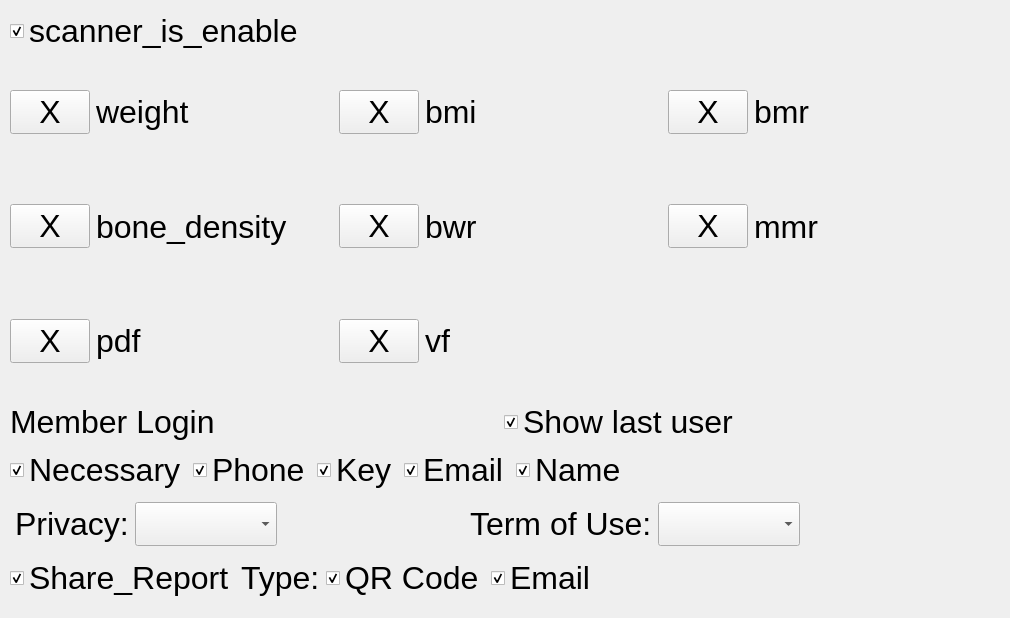
   <widget class="QWidget" name="tabSBS">
    <attribute name="title">
     <string>SBS</string>
    </attribute>
    <widget class="QWidget" name="verticalLayoutWidget_4">
     <property name="geometry">
      <rect>
       <x>0</x>
       <y>0</y>
       <width>1001</width>
       <height>609</height>
      </rect>
     </property>
     <layout class="QVBoxLayout" name="verticalLayout_3" stretch="0,0,0,0,0,0,0,0">
      <property name="leftMargin">
       <number>10</number>
      </property>
      <property name="topMargin">
       <number>10</number>
      </property>
      <property name="rightMargin">
       <number>10</number>
      </property>
      <property name="bottomMargin">
       <number>10</number>
      </property>
      <item>
       <layout class="QHBoxLayout" name="horizontalLayout_70">
        <item>
         <widget class="QCheckBox" name="chkSBSScanner">
          <property name="font">
           <font>
            <family>Tahoma</family>
            <pointsize>24</pointsize>
           </font>
          </property>
          <property name="text">
           <string>scanner_is_enable</string>
          </property>
          <property name="checked">
           <bool>true</bool>
          </property>
         </widget>
        </item>
       </layout>
      </item>
      <item>
       <layout class="QHBoxLayout" name="horizontalLayout_31" stretch="0,2,0,2,0,2">
        <item>
         <widget class="QPushButton" name="btnWeight">
          <property name="font">
           <font>
            <family>Tahoma</family>
            <pointsize>24</pointsize>
           </font>
          </property>
          <property name="text">
           <string>X</string>
          </property>
          <property name="autoDefault">
           <bool>false</bool>
          </property>
          <property name="flat">
           <bool>false</bool>
          </property>
         </widget>
        </item>
        <item>
         <widget class="QLabel" name="label_45">
          <property name="font">
           <font>
            <family>Tahoma</family>
            <pointsize>24</pointsize>
           </font>
          </property>
          <property name="text">
           <string>weight</string>
          </property>
         </widget>
        </item>
        <item>
         <widget class="QPushButton" name="btnBmi">
          <property name="font">
           <font>
            <family>Tahoma</family>
            <pointsize>24</pointsize>
           </font>
          </property>
          <property name="text">
           <string>X</string>
          </property>
          <property name="autoDefault">
           <bool>false</bool>
          </property>
          <property name="flat">
           <bool>false</bool>
          </property>
         </widget>
        </item>
        <item>
         <widget class="QLabel" name="label_46">
          <property name="font">
           <font>
            <family>Tahoma</family>
            <pointsize>24</pointsize>
           </font>
          </property>
          <property name="text">
           <string>bmi</string>
          </property>
         </widget>
        </item>
        <item>
         <widget class="QPushButton" name="btnBmr">
          <property name="font">
           <font>
            <family>Tahoma</family>
            <pointsize>24</pointsize>
           </font>
          </property>
          <property name="text">
           <string>X</string>
          </property>
          <property name="autoDefault">
           <bool>false</bool>
          </property>
          <property name="flat">
           <bool>false</bool>
          </property>
         </widget>
        </item>
        <item>
         <widget class="QLabel" name="label_47">
          <property name="font">
           <font>
            <family>Tahoma</family>
            <pointsize>24</pointsize>
           </font>
          </property>
          <property name="text">
           <string>bmr</string>
          </property>
         </widget>
        </item>
       </layout>
      </item>
      <item>
       <layout class="QHBoxLayout" name="horizontalLayout_27" stretch="0,2,0,2,0,2">
        <item>
         <widget class="QPushButton" name="btnBone_density">
          <property name="font">
           <font>
            <family>Tahoma</family>
            <pointsize>24</pointsize>
           </font>
          </property>
          <property name="text">
           <string>X</string>
          </property>
          <property name="autoDefault">
           <bool>false</bool>
          </property>
          <property name="flat">
           <bool>false</bool>
          </property>
         </widget>
        </item>
        <item>
         <widget class="QLabel" name="lblTexture_6">
          <property name="font">
           <font>
            <family>Tahoma</family>
            <pointsize>24</pointsize>
           </font>
          </property>
          <property name="text">
           <string>bone_density</string>
          </property>
         </widget>
        </item>
        <item>
         <widget class="QPushButton" name="btnBwr">
          <property name="font">
           <font>
            <family>Tahoma</family>
            <pointsize>24</pointsize>
           </font>
          </property>
          <property name="text">
           <string>X</string>
          </property>
          <property name="autoDefault">
           <bool>false</bool>
          </property>
          <property name="flat">
           <bool>false</bool>
          </property>
         </widget>
        </item>
        <item>
         <widget class="QLabel" name="label_43">
          <property name="font">
           <font>
            <family>Tahoma</family>
            <pointsize>24</pointsize>
           </font>
          </property>
          <property name="text">
           <string>bwr</string>
          </property>
         </widget>
        </item>
        <item>
         <widget class="QPushButton" name="btnMmr">
          <property name="font">
           <font>
            <family>Tahoma</family>
            <pointsize>24</pointsize>
           </font>
          </property>
          <property name="text">
           <string>X</string>
          </property>
          <property name="autoDefault">
           <bool>false</bool>
          </property>
          <property name="flat">
           <bool>false</bool>
          </property>
         </widget>
        </item>
        <item>
         <widget class="QLabel" name="label_44">
          <property name="font">
           <font>
            <family>Tahoma</family>
            <pointsize>24</pointsize>
           </font>
          </property>
          <property name="text">
           <string>mmr</string>
          </property>
         </widget>
        </item>
       </layout>
      </item>
      <item>
       <layout class="QHBoxLayout" name="horizontalLayout_32" stretch="0,2,0,2,0">
        <item>
         <widget class="QPushButton" name="btnPdf">
          <property name="font">
           <font>
            <family>Tahoma</family>
            <pointsize>24</pointsize>
           </font>
          </property>
          <property name="text">
           <string>X</string>
          </property>
          <property name="autoDefault">
           <bool>false</bool>
          </property>
          <property name="flat">
           <bool>false</bool>
          </property>
         </widget>
        </item>
        <item>
         <widget class="QLabel" name="lblTexture_2">
          <property name="font">
           <font>
            <family>Tahoma</family>
            <pointsize>24</pointsize>
           </font>
          </property>
          <property name="text">
           <string>pdf</string>
          </property>
         </widget>
        </item>
        <item>
         <widget class="QPushButton" name="btnVf">
          <property name="font">
           <font>
            <family>Tahoma</family>
            <pointsize>24</pointsize>
           </font>
          </property>
          <property name="text">
           <string>X</string>
          </property>
          <property name="autoDefault">
           <bool>false</bool>
          </property>
          <property name="flat">
           <bool>false</bool>
          </property>
         </widget>
        </item>
        <item>
         <widget class="QLabel" name="label_48">
          <property name="font">
           <font>
            <family>Tahoma</family>
            <pointsize>24</pointsize>
           </font>
          </property>
          <property name="text">
           <string>vf</string>
          </property>
         </widget>
        </item>
        <item>
         <spacer name="horizontalSpacer_23">
          <property name="orientation">
           <enum>Qt::Horizontal</enum>
          </property>
          <property name="sizeHint" stdset="0">
           <size>
            <width>330</width>
            <height>20</height>
           </size>
          </property>
         </spacer>
        </item>
       </layout>
      </item>
      <item>
       <layout class="QHBoxLayout" name="horizontalLayout_78">
        <item>
         <widget class="QLabel" name="label_57">
          <property name="font">
           <font>
            <family>Tahoma</family>
            <pointsize>24</pointsize>
           </font>
          </property>
          <property name="text">
           <string>Member Login</string>
          </property>
         </widget>
        </item>
        <item>
         <widget class="QCheckBox" name="chkSBSLastUser">
          <property name="font">
           <font>
            <family>Tahoma</family>
            <pointsize>24</pointsize>
           </font>
          </property>
          <property name="text">
           <string>Show last user</string>
          </property>
          <property name="checked">
           <bool>true</bool>
          </property>
         </widget>
        </item>
       </layout>
      </item>
      <item>
       <layout class="QHBoxLayout" name="horizontalLayout_16">
        <item>
         <widget class="QCheckBox" name="chkSBSNecessary">
          <property name="font">
           <font>
            <family>Tahoma</family>
            <pointsize>24</pointsize>
           </font>
          </property>
          <property name="text">
           <string>Necessary</string>
          </property>
          <property name="checked">
           <bool>true</bool>
          </property>
         </widget>
        </item>
        <item>
         <widget class="QCheckBox" name="chkSBSPhone">
          <property name="font">
           <font>
            <family>Tahoma</family>
            <pointsize>24</pointsize>
           </font>
          </property>
          <property name="text">
           <string>Phone</string>
          </property>
          <property name="checked">
           <bool>true</bool>
          </property>
         </widget>
        </item>
        <item>
         <widget class="QCheckBox" name="chkSBSKey">
          <property name="font">
           <font>
            <family>Tahoma</family>
            <pointsize>24</pointsize>
           </font>
          </property>
          <property name="text">
           <string>Key</string>
          </property>
          <property name="checked">
           <bool>true</bool>
          </property>
         </widget>
        </item>
        <item>
         <widget class="QCheckBox" name="chkSBSEmail">
          <property name="font">
           <font>
            <family>Tahoma</family>
            <pointsize>24</pointsize>
           </font>
          </property>
          <property name="text">
           <string>Email</string>
          </property>
          <property name="checked">
           <bool>true</bool>
          </property>
         </widget>
        </item>
        <item>
         <widget class="QCheckBox" name="chkSBSName">
          <property name="font">
           <font>
            <family>Tahoma</family>
            <pointsize>24</pointsize>
           </font>
          </property>
          <property name="text">
           <string>Name</string>
          </property>
          <property name="checked">
           <bool>true</bool>
          </property>
         </widget>
        </item>
        <item>
         <spacer name="horizontalSpacer_8">
          <property name="orientation">
           <enum>Qt::Horizontal</enum>
          </property>
          <property name="sizeHint" stdset="0">
           <size>
            <width>40</width>
            <height>20</height>
           </size>
          </property>
         </spacer>
        </item>
       </layout>
      </item>
      <item>
       <layout class="QHBoxLayout" name="horizontalLayout_36">
        <property name="leftMargin">
         <number>5</number>
        </property>
        <property name="topMargin">
         <number>5</number>
        </property>
        <property name="rightMargin">
         <number>5</number>
        </property>
        <property name="bottomMargin">
         <number>5</number>
        </property>
        <item>
         <widget class="QLabel" name="label_51">
          <property name="font">
           <font>
            <family>Tahoma</family>
            <pointsize>24</pointsize>
           </font>
          </property>
          <property name="text">
           <string>Privacy:</string>
          </property>
          <property name="margin">
           <number>2</number>
          </property>
         </widget>
        </item>
        <item>
         <widget class="QComboBox" name="cbSBSPrivacy">
          <property name="sizePolicy">
           <sizepolicy hsizetype="Preferred" vsizetype="Fixed">
            <horstretch>0</horstretch>
            <verstretch>0</verstretch>
           </sizepolicy>
          </property>
          <property name="font">
           <font>
            <family>Tahoma</family>
            <pointsize>24</pointsize>
           </font>
          </property>
          <property name="layoutDirection">
           <enum>Qt::LeftToRight</enum>
          </property>
          <property name="sizeAdjustPolicy">
           <enum>QComboBox::AdjustToContents</enum>
          </property>
         </widget>
        </item>
        <item>
         <spacer name="horizontalSpacer_16">
          <property name="orientation">
           <enum>Qt::Horizontal</enum>
          </property>
          <property name="sizeHint" stdset="0">
           <size>
            <width>40</width>
            <height>20</height>
           </size>
          </property>
         </spacer>
        </item>
        <item>
         <widget class="QLabel" name="label_52">
          <property name="font">
           <font>
            <family>Tahoma</family>
            <pointsize>24</pointsize>
           </font>
          </property>
          <property name="text">
           <string>Term of Use:</string>
          </property>
          <property name="margin">
           <number>2</number>
          </property>
         </widget>
        </item>
        <item>
         <widget class="QComboBox" name="cbSBSTOU">
          <property name="sizePolicy">
           <sizepolicy hsizetype="Preferred" vsizetype="Fixed">
            <horstretch>0</horstretch>
            <verstretch>0</verstretch>
           </sizepolicy>
          </property>
          <property name="font">
           <font>
            <family>Tahoma</family>
            <pointsize>24</pointsize>
           </font>
          </property>
          <property name="layoutDirection">
           <enum>Qt::LeftToRight</enum>
          </property>
          <property name="sizeAdjustPolicy">
           <enum>QComboBox::AdjustToContents</enum>
          </property>
         </widget>
        </item>
        <item>
         <spacer name="horizontalSpacer_17">
          <property name="orientation">
           <enum>Qt::Horizontal</enum>
          </property>
          <property name="sizeHint" stdset="0">
           <size>
            <width>40</width>
            <height>20</height>
           </size>
          </property>
         </spacer>
        </item>
       </layout>
      </item>
      <item>
       <layout class="QHBoxLayout" name="horizontalLayout_77">
        <item>
         <widget class="QCheckBox" name="chkSBSReport">
          <property name="font">
           <font>
            <family>Tahoma</family>
            <pointsize>24</pointsize>
           </font>
          </property>
          <property name="text">
           <string>Share_Report</string>
          </property>
          <property name="checked">
           <bool>true</bool>
          </property>
         </widget>
        </item>
        <item>
         <widget class="QLabel" name="label_104">
          <property name="font">
           <font>
            <family>Tahoma</family>
            <pointsize>24</pointsize>
           </font>
          </property>
          <property name="text">
           <string>Type:</string>
          </property>
          <property name="margin">
           <number>5</number>
          </property>
         </widget>
        </item>
        <item>
         <widget class="QCheckBox" name="chkSBSReportTypeQRcode">
          <property name="font">
           <font>
            <family>Tahoma</family>
            <pointsize>24</pointsize>
           </font>
          </property>
          <property name="text">
           <string>QR Code</string>
          </property>
          <property name="checked">
           <bool>true</bool>
          </property>
         </widget>
        </item>
        <item>
         <widget class="QCheckBox" name="chkSBSReportTypeEmail">
          <property name="font">
           <font>
            <family>Tahoma</family>
            <pointsize>24</pointsize>
           </font>
          </property>
          <property name="text">
           <string>Email</string>
          </property>
          <property name="checked">
           <bool>true</bool>
          </property>
         </widget>
        </item>
        <item>
         <spacer name="horizontalSpacer_40">
          <property name="orientation">
           <enum>Qt::Horizontal</enum>
          </property>
          <property name="sizeHint" stdset="0">
           <size>
            <width>40</width>
            <height>20</height>
           </size>
          </property>
         </spacer>
        </item>
       </layout>
      </item>
     </layout>
    </widget>
   </widget>
